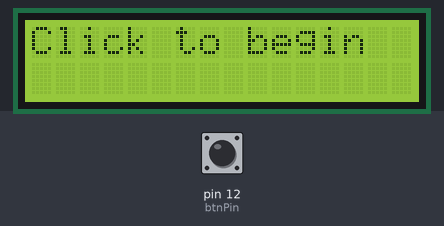
A sketch run on a simulated Arduino Uno, built with avr-gcc and run on an emulated ATmega328P. Shown: 16×2 character LCD. Inputs (shaded band) come from the test bench; at power-on: pin 12 (btnPin) LOW. Random numbers use the default seed unless the sketch sets one.

Above: at 0.8 s.
0.9 s: pin 12 (btnPin) pulled HIGH for 0.15 s
At 3.7 s:
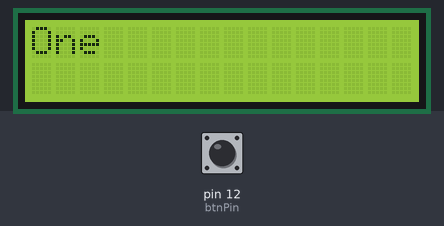
4.0 s: pin 12 (btnPin) pulled HIGH for 0.15 s
At 5.4 s:
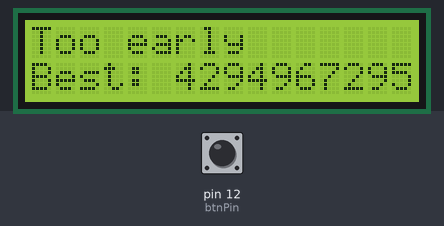
7.1 s: pin 12 (btnPin) pulled HIGH for 1 s
At 7.9 s:
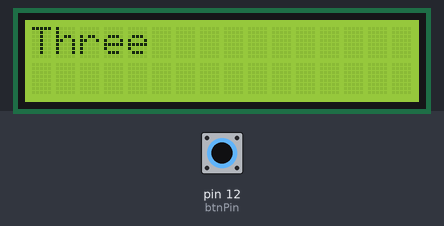
11.1 s: pin 12 (btnPin) pulled HIGH for 3.2 s
At 12.9 s:
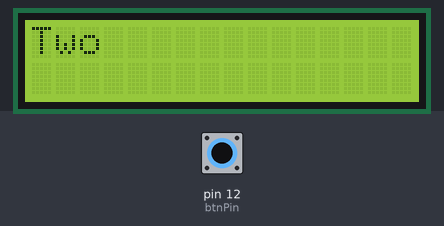
15.8 s: pin 12 (btnPin) pulled HIGH for 3.2 s
At 20.8 s:
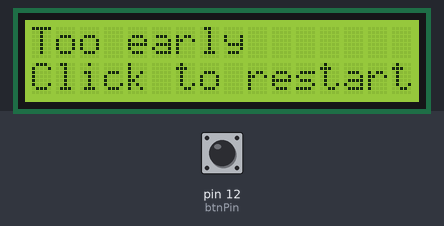
Timing chart, 0 to 22.3 s (numbered marks = the images above; inputs shaded):
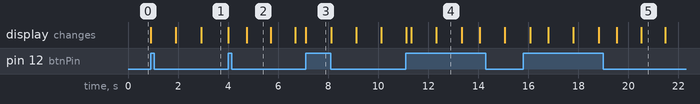

Measured:
- after the input at 0.9 s, the display: first changes at once (image 1 shows a later state)
- after the input at 11.1 s, the display: first changes at once (image 4 shows a later state)
- what the display in image 2 shows lasts 1.0 s, from 4.7 s to 5.7 s

The sketch:

BtnGame.ino
```cpp
#include <LiquidCrystal_I2C.h>
#include <limits.h>


const int btnPin = 12;
//Button connected to ground, 5v and 4k7 resistor. LCD connected to 20, 21 (SCL, SDA), 5v and gnd

unsigned long startTime = 0; //The time in which the measurement starts
unsigned long bestTime = ULONG_MAX; //The shortest time. initialized to be biggest so that anything (should) be smaller
char str[16]; //Enough characters to fit on one line


LiquidCrystal_I2C lcd(0x3F, 2, 1, 0, 4, 5, 6, 7, 3, POSITIVE);  // Set the LCD I2C address

unsigned long waitForBtn() {
  while (digitalRead(btnPin) == LOW) {
    delay(1); //read every millisecond
  }
  unsigned long value = millis() - startTime;
  //Find difference
  lcd.clear();
  sprintf(str, "Time: %lums", value);
  lcd.print(str);
  //sprintf to have variable
  if (value < bestTime) {
    //Change best time if required
    bestTime = value;
  }
  return value;
}


void setup() {
  pinMode(btnPin, INPUT); //pin mode
  Serial.begin(9600); //Used to type in characters
  lcd.begin(16,2); //initialize the lcd for 16 chars 2 lines, turn on backlight
  lcd.backlight();
  lcd.print("Click to begin"); //Initial text
  while (digitalRead(btnPin) == LOW) {
    //Keep inside setup and show text until button is pressed
    delay(1);
  }
}


void loop() {
  lcd.clear();
  lcd.setCursor(0,0);
  lcd.print("Three");
  delay(1000);
  lcd.setCursor(0,0);
  lcd.print("Two  "); //Spaces so there is no need for a lcd.clear()
  delay(1000);
  lcd.setCursor(0,0);
  lcd.print("One   ");
  lcd.setCursor(0,0);

  int waitTime = random(50, 3000);
  unsigned long waitStart = millis();
  bool cheated = false;
  while (millis() - waitStart <  waitTime) {
    if (digitalRead(btnPin) == HIGH) {
      //Stop people from pressing from the start
      lcd.clear();
      lcd.print("Too early"); //On first line.
      cheated = true;
      delay(500); //Show text for 500 milliseconds
      break; //Exit loop
    }
    delay(1);
  }
  //delay(random(50, 3000)); //Between 0.05 and 3 seconds
  unsigned long result = 0;
  if (!cheated) {
    lcd.print("BANG!");
    startTime = millis(); //start the time. Here instead of in function to increase accuracy
    unsigned long result = waitForBtn();
    //Get time
  }
  delay(200); //wait 0.2s. Removing this is really bad for some reason

  int counter = 0; //Counter for while(true) loop
  int len = 900; //Length of time for text to be flashing between two states
  lcd.setCursor(0,1); //Set to go to second line/row
  while (digitalRead(btnPin) == LOW) {
    //Once button is pressed, restart
    if (counter % len == 0) {
      //If counter is either 0 or len, it will update text. In these cases, clear the line
      lcd.setCursor(0,1);
      lcd.print("                ");//clear second line: 16 spaces
      lcd.setCursor(0,1); //Move cursor to second line
    }

    if (counter == len) {
      //Second line switches between two values. Update when equals
      lcd.print("Click to restart");
    }
    else if (counter == 0) {
      //Update counter when modulus is 0
      sprintf(str, "Best: %lums", bestTime);
      lcd.print(str); //Best time
    }

    //update counter
    counter = (counter + 1)%(len * 2);
    delay(1);
  }
}
```
